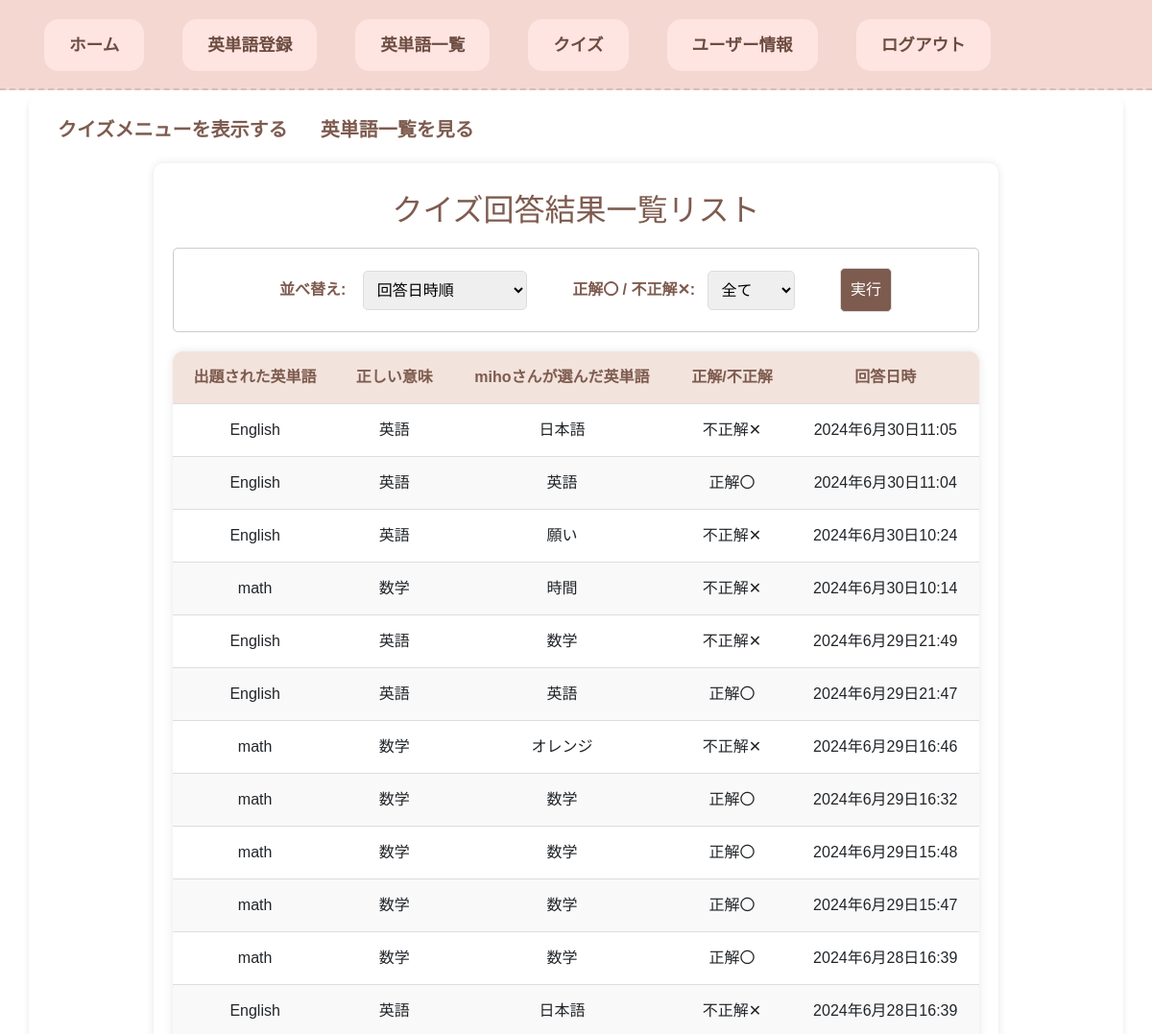
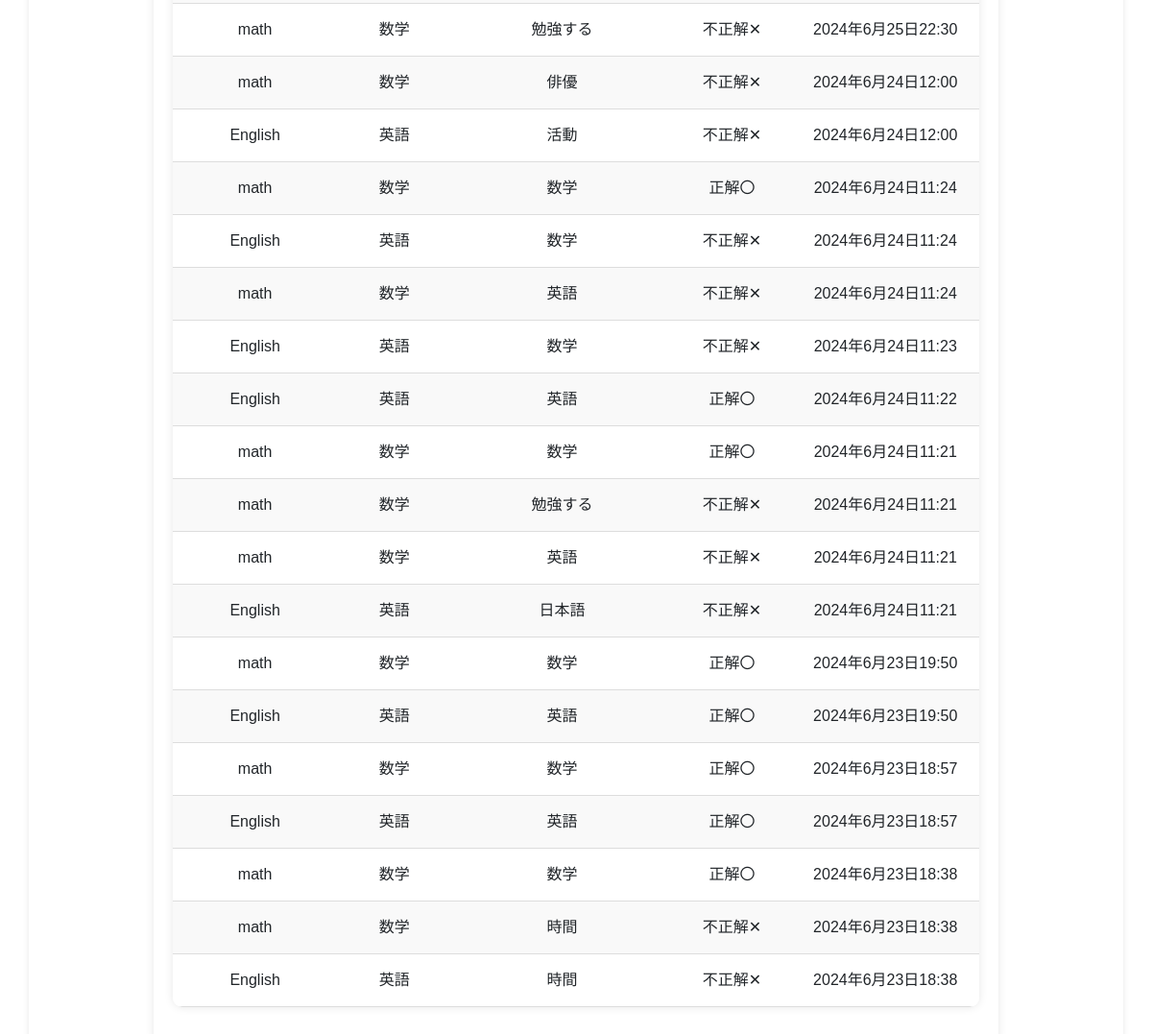
Page /vocabularies/answer_list/ (signed in) on the committed database (2 pictures, top to bottom).
### accounts/models.py (models this page shows, shortened)
class Users(AbstractBaseUser, PermissionsMixin):
    username = models.CharField(max_length=100, unique=True)
    email = models.EmailField(max_length=255)
    is_active = models.BooleanField(default=True)
    create_at = models.DateTimeField(auto_now_add=True)  # auto_now_addはオブジェクトが最初に作成されるとき、自動的にフィールドに現在の日付をセットします。
    update_at = models.DateTimeField(auto_now=True)  # auto_nowはオブジェクトが保存される度に自動的に現在の日付をセットします。
    objects = UserManager()
    USERNAME_FIELD = "username"  # ユーザーを一意に識別するフィールドの指定

### vocabularies/models.py (models this page shows, shortened)
class Answers(models.Model):
    quiz_set_id = models.UUIDField(default=uuid.uuid4, editable=False)
    choice = models.CharField(max_length=100, null=True)
    is_correct = models.BooleanField(null=True)  # 基本的に、引数には「default=True」を指定するらしいけど、、、
    create_at = models.DateTimeField(auto_now_add=True)  # auto_now_addはオブジェクトが最初に作成されるとき、自動的にフィールドに現在の日付をセットします。
    update_at = models.DateTimeField(auto_now=True)  # auto_nowはオブジェクトが保存される度に自動的に現在の日付をセットします。
    user_id = models.ForeignKey(Users, on_delete=models.CASCADE, null=True)
    registerd_english_word_id = models.ForeignKey(
        Registered_english_words, on_delete=models.CASCADE, null=True
    )

class Registered_english_words(models.Model):
    english_word = models.CharField(max_length=100)
    meaning_word = models.CharField(max_length=100)
    example_sentence = models.TextField(max_length=200)
    meaning_of_example_sentence = models.TextField(max_length=200)
    create_at = models.DateTimeField(auto_now_add=True)  # auto_now_addはオブジェクトが最初に作成されるとき、自動的にフィールドに現在の日付をセットします。
    update_at = models.DateTimeField(auto_now=True)  # auto_nowはオブジェクトが保存される度に自動的に現在の日付をセットします。
    user_id = models.ForeignKey(
        Users, on_delete=models.CASCADE
    )

### vocabularies/views.py (the view)
# urls.py: path('answer_list/', AnswerListView.as_view(), name='answer_list'),
class AnswerListView(LoginRequiredMixin, ListView):
    model = Answers
    template_name = os.path.join('vocabularies', 'answer_list.html')
    context_object_name = 'answers'
    def get_queryset(self):
        order_by = self.request.GET.get('order_by', 'create_at')  # デフォルトは作成日時順
        is_correct = self.request.GET.get('is_correct')
        queryset = self.model.objects.filter(user_id=self.request.user)
        if is_correct is not None:
            if is_correct.lower() == 'true':
                queryset = queryset.filter(is_correct=True)
            elif is_correct.lower() == 'false':
                queryset = queryset.filter(is_correct=False)
        if order_by == 'english_word':
            return queryset.order_by(Lower('registerd_english_word_id__english_word'))
        else:
            return queryset.order_by('-create_at')
    def get_context_data(self, **kwargs):
        context = super().get_context_data(**kwargs)
        context['order_by'] = self.request.GET.get('order_by', 'create_at')
        context['is_correct'] = self.request.GET.get('is_correct', '')
        context['no_results'] = not self.get_queryset().exists()  # クエリセットが空かどうかをチェック
        return context

### templates/vocabularies/answer_list.html (shortened to what this page needs)
{% extends 'base.html' %}
{% load static %}
{% block content %}
<a class="back-quiz" href="{% url 'vocabularies:quiz' %}">クイズメニューを表示する</a>
<a class="back-english-list" href="{% url 'vocabularies:vocabulary_list' %}">英単語一覧を見る</a>
<div class="result-query">
<h2 id="result-list">クイズ回答結果一覧リスト</h2>
<form class="result-form" method="get" action="{% url 'vocabularies:answer_list' %}">
    <label id="arrange" for="order_by">並べ替え: </label>
    <select id="arrange-option" name="order_by" id="order_by">
      <option value="create_at" {% if order_by == 'create_at' %}selected{% endif %}>回答日時順</option>
    </select>
    <label id="correct" for="is_correct">正解〇 / 不正解✕:</label>
    <select id="correct-option" name="is_correct" id="is_correct">
      <option value="" {% if is_correct == '' %}selected{% endif %}>全て</option>
    </select>
    <button type="submit">実行</button>
</form>
{% if no_results %}
  <p id="no-results-answer">一致するものがありません。</p>
{% else %}
  <table class="result-table">
  <thead>
    <tr>
       <th>出題された英単語</th>
       <th>正しい意味</th>
       <th>{{ request.user.username }}さんが選んだ英単語</td>
       <th>正解/不正解</th>
       <th>回答日時</th>
    </tr>
  </thead>
  <tbody>
  {% for answers in object_list %}
    <tr>
       <td>{{ answers.registerd_english_word_id.english_word }}</td>
       <td>{{ answers.registerd_english_word_id.meaning_word }}</td>
       <td>{{ answers.choice }}</td>
       <td>{{ answers.is_correct|yesno:"正解〇,不正解✕" }}</td>
       <td>{{ answers.create_at  }}</td>
    </tr>
  {% endfor %}
  </tbody>
  </table>
{% endif %}
</div>
{% endblock %}

### static/vocabularies/css/base.css (style rules this page uses)
html, body, div, span, object, iframe, h1, h2, h3, h4, h5, h6, p, blockquote, pre, abbr, address, cite, code, del, dfn, em, img, ins, kbd, q, samp, small, strong, sub, sup, var, b, i, dl, dt, dd, ol, ul, li, fieldset, form, label, legend, table, caption, tbody, tfoot, thead, tr, th, td, article, aside, canvas, details, figcaption, figure, footer, header, hgroup, menu, nav, section, summary, time, mark, audio, video { margin:0; padding:0; border:0; outline:0; font-size:100%; vertical-align:baseline; background:transparent; }
a { margin:0; padding:0; font-size:100%; vertical-align:baseline; background:transparent; }
table { border-collapse:collapse; border-spacing:0; }
input, select { vertical-align:middle; }
body { font-family: 'Arial', sans-serif; background-color: #ceab6f; margin-top: 0; padding: 0; }

### static/vocabularies/css/home.css (style rules this page uses)
html, body, div, span, object, iframe, h1, h2, h3, h4, h5, h6, p, blockquote, pre, abbr, address, cite, code, del, dfn, em, img, ins, kbd, q, samp, small, strong, sub, sup, var, b, i, dl, dt, dd, ol, ul, li, fieldset, form, label, legend, table, caption, tbody, tfoot, thead, tr, th, td, article, aside, canvas, details, figcaption, figure, footer, header, hgroup, menu, nav, section, summary, time, mark, audio, video { margin:0; padding:0; border:0; outline:0; font-size:100%; vertical-align:baseline; background:transparent; }
a { margin:0; padding:0; font-size:100%; vertical-align:baseline; background:transparent; }
table { border-collapse:collapse; border-spacing:0; }
input, select { vertical-align:middle; }

### static/vocabularies/css/vocabulary_regist.css (style rules this page uses)
html, body, div, span, object, iframe, h1, h2, h3, h4, h5, h6, p, blockquote, pre, abbr, address, cite, code, del, dfn, em, img, ins, kbd, q, samp, small, strong, sub, sup, var, b, i, dl, dt, dd, ol, ul, li, fieldset, form, label, legend, table, caption, tbody, tfoot, thead, tr, th, td, article, aside, canvas, details, figcaption, figure, footer, header, hgroup, menu, nav, section, summary, time, mark, audio, video { margin:0; padding:0; border:0; outline:0; font-size:100%; vertical-align:baseline; background:transparent; }
a { margin:0; padding:0; font-size:100%; vertical-align:baseline; background:transparent; }
table { border-collapse:collapse; border-spacing:0; }
input, select { vertical-align:middle; }

### static/vocabularies/css/vocabulary_list.css (style rules this page uses)
html, body, div, span, object, iframe, h1, h2, h3, h4, h5, h6, p, blockquote, pre, abbr, address, cite, code, del, dfn, em, img, ins, kbd, q, samp, small, strong, sub, sup, var, b, i, dl, dt, dd, ol, ul, li, fieldset, form, label, legend, table, caption, tbody, tfoot, thead, tr, th, td, article, aside, canvas, details, figcaption, figure, footer, header, hgroup, menu, nav, section, summary, time, mark, audio, video { margin:0; padding:0; border:0; outline:0; font-size:100%; vertical-align:baseline; background:transparent; }
a { margin:0; padding:0; font-size:100%; vertical-align:baseline; background:transparent; }
table { border-collapse:collapse; border-spacing:0; }
input, select { vertical-align:middle; }

### static/vocabularies/css/vocabulary_update.css (style rules this page uses)
html, body, div, span, object, iframe, h1, h2, h3, h4, h5, h6, p, blockquote, pre, abbr, address, cite, code, del, dfn, em, img, ins, kbd, q, samp, small, strong, sub, sup, var, b, i, dl, dt, dd, ol, ul, li, fieldset, form, label, legend, table, caption, tbody, tfoot, thead, tr, th, td, article, aside, canvas, details, figcaption, figure, footer, header, hgroup, menu, nav, section, summary, time, mark, audio, video { margin:0; padding:0; border:0; outline:0; font-size:100%; vertical-align:baseline; background:transparent; }
a { margin:0; padding:0; font-size:100%; vertical-align:baseline; background:transparent; }
table { border-collapse:collapse; border-spacing:0; }
input, select { vertical-align:middle; }

### static/vocabularies/css/quiz.css (style rules this page uses)
html, body, div, span, object, iframe, h1, h2, h3, h4, h5, h6, p, blockquote, pre, abbr, address, cite, code, del, dfn, em, img, ins, kbd, q, samp, small, strong, sub, sup, var, b, i, dl, dt, dd, ol, ul, li, fieldset, form, label, legend, table, caption, tbody, tfoot, thead, tr, th, td, article, aside, canvas, details, figcaption, figure, footer, header, hgroup, menu, nav, section, summary, time, mark, audio, video { margin:0; padding:0; border:0; outline:0; font-size:100%; vertical-align:baseline; background:transparent; }
a { margin:0; padding:0; font-size:100%; vertical-align:baseline; background:transparent; }
table { border-collapse:collapse; border-spacing:0; }
input, select { vertical-align:middle; }

### rows in the picture
Users: user.username "miho"
Answers: registerd_english_word_id.english_word "English", registerd_english_word_id.meaning_word "英語", choice "日本語", is_correct "不正解✕", create_at "2024年6月30日11:05"
Answers: registerd_english_word_id.english_word "English", registerd_english_word_id.meaning_word "英語", choice "英語", is_correct "正解〇", create_at "2024年6月30日11:04"
Answers: registerd_english_word_id.english_word "English", registerd_english_word_id.meaning_word "英語", choice "願い", is_correct "不正解✕", create_at "2024年6月30日10:24"
Answers: registerd_english_word_id.english_word "math", registerd_english_word_id.meaning_word "数学", choice "時間", is_correct "不正解✕", create_at "2024年6月30日10:14"
Answers: registerd_english_word_id.english_word "English", registerd_english_word_id.meaning_word "英語", choice "数学", is_correct "不正解✕", create_at "2024年6月29日21:49"
Answers: registerd_english_word_id.english_word "English", registerd_english_word_id.meaning_word "英語", choice "英語", is_correct "正解〇", create_at "2024年6月29日21:47"
Answers: registerd_english_word_id.english_word "math", registerd_english_word_id.meaning_word "数学", choice "オレンジ", is_correct "不正解✕", create_at "2024年6月29日16:46"
Answers: registerd_english_word_id.english_word "math", registerd_english_word_id.meaning_word "数学", choice "数学", is_correct "正解〇", create_at "2024年6月29日16:32"
Answers: registerd_english_word_id.english_word "math", registerd_english_word_id.meaning_word "数学", choice "数学", is_correct "正解〇", create_at "2024年6月29日15:48"
Answers: registerd_english_word_id.english_word "math", registerd_english_word_id.meaning_word "数学", choice "数学", is_correct "正解〇", create_at "2024年6月29日15:47"
Answers: registerd_english_word_id.english_word "math", registerd_english_word_id.meaning_word "数学", choice "数学", is_correct "正解〇", create_at "2024年6月28日16:39"
Answers: registerd_english_word_id.english_word "English", registerd_english_word_id.meaning_word "英語", choice "日本語", is_correct "不正解✕", create_at "2024年6月28日16:39"
Answers: registerd_english_word_id.english_word "math", registerd_english_word_id.meaning_word "数学", choice "勉強する", is_correct "不正解✕", create_at "2024年6月25日22:30"
Answers: registerd_english_word_id.english_word "math", registerd_english_word_id.meaning_word "数学", choice "俳優", is_correct "不正解✕", create_at "2024年6月24日12:00"
Answers: registerd_english_word_id.english_word "English", registerd_english_word_id.meaning_word "英語", choice "活動", is_correct "不正解✕", create_at "2024年6月24日12:00"
Answers: registerd_english_word_id.english_word "math", registerd_english_word_id.meaning_word "数学", choice "数学", is_correct "正解〇", create_at "2024年6月24日11:24"
Answers: registerd_english_word_id.english_word "English", registerd_english_word_id.meaning_word "英語", choice "数学", is_correct "不正解✕", create_at "2024年6月24日11:24"
Answers: registerd_english_word_id.english_word "math", registerd_english_word_id.meaning_word "数学", choice "英語", is_correct "不正解✕", create_at "2024年6月24日11:24"
Answers: registerd_english_word_id.english_word "English", registerd_english_word_id.meaning_word "英語", choice "数学", is_correct "不正解✕", create_at "2024年6月24日11:23"
Answers: registerd_english_word_id.english_word "English", registerd_english_word_id.meaning_word "英語", choice "英語", is_correct "正解〇", create_at "2024年6月24日11:22"
Answers: registerd_english_word_id.english_word "math", registerd_english_word_id.meaning_word "数学", choice "数学", is_correct "正解〇", create_at "2024年6月24日11:21"
Answers: registerd_english_word_id.english_word "math", registerd_english_word_id.meaning_word "数学", choice "勉強する", is_correct "不正解✕", create_at "2024年6月24日11:21"
Answers: registerd_english_word_id.english_word "math", registerd_english_word_id.meaning_word "数学", choice "英語", is_correct "不正解✕", create_at "2024年6月24日11:21"
Answers: registerd_english_word_id.english_word "English", registerd_english_word_id.meaning_word "英語", choice "日本語", is_correct "不正解✕", create_at "2024年6月24日11:21"
Answers: registerd_english_word_id.english_word "math", registerd_english_word_id.meaning_word "数学", choice "数学", is_correct "正解〇", create_at "2024年6月23日19:50"
Answers: registerd_english_word_id.english_word "English", registerd_english_word_id.meaning_word "英語", choice "英語", is_correct "正解〇", create_at "2024年6月23日19:50"
Answers: registerd_english_word_id.english_word "math", registerd_english_word_id.meaning_word "数学", choice "数学", is_correct "正解〇", create_at "2024年6月23日18:57"
Answers: registerd_english_word_id.english_word "English", registerd_english_word_id.meaning_word "英語", choice "英語", is_correct "正解〇", create_at "2024年6月23日18:57"
Answers: registerd_english_word_id.english_word "math", registerd_english_word_id.meaning_word "数学", choice "数学", is_correct "正解〇", create_at "2024年6月23日18:38"
Answers: registerd_english_word_id.english_word "math", registerd_english_word_id.meaning_word "数学", choice "時間", is_correct "不正解✕", create_at "2024年6月23日18:38"
Answers: registerd_english_word_id.english_word "English", registerd_english_word_id.meaning_word "英語", choice "時間", is_correct "不正解✕", create_at "2024年6月23日18:38"
